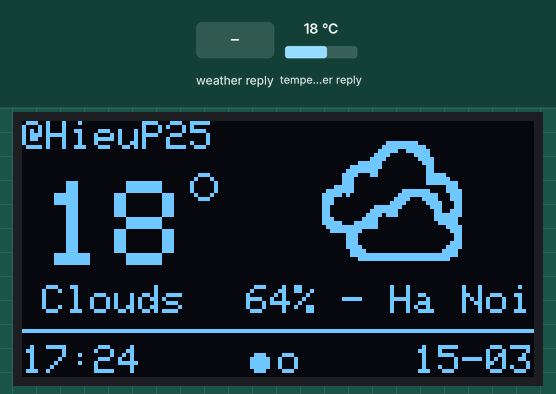
Simulated run of this sketch. Board: ESP32. On the bench: 128×64 one-colour display. The inputs (shaded band) are chosen by the test bench; at power-on: temperature in the weather reply 18 °C. WiFi joins after 1.5 s; servers stay silent unless stated; web services answer with replies made up by the test bench; what the sketch prints to the serial monitor is not drawn.

Above: at 2.7 s.
2.8 s: weather in the web reply set to Clear
At 22.9 s:
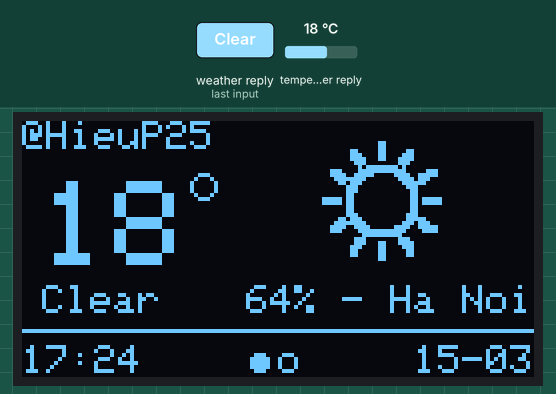
23.4 s: weather in the web reply set to Rain
At 42.9 s:
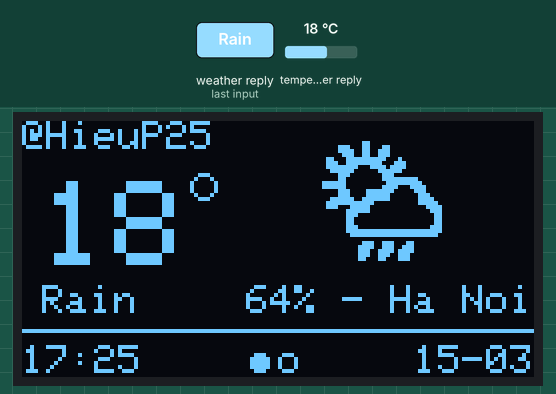
43.4 s: weather in the web reply set to Snow
At 63.0 s:
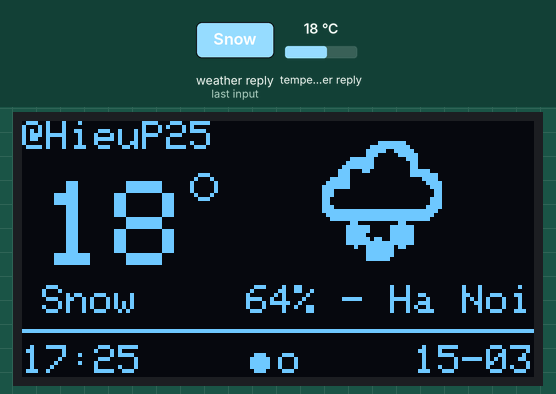
63.4 s: weather in the web reply set to Thunderstorm
At 88.0 s:
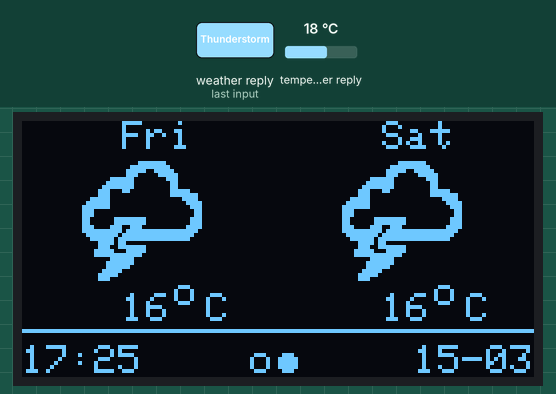
Timing chart, 0 to 89.5 s (numbered marks = the images above; inputs shaded):
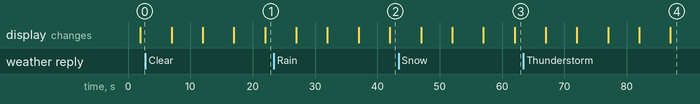

Measured:
- after the input at 2.8 s, the display: first differs from a run without the input after 19.2 s (image 1)
- after the input at 23.4 s, the display: first differs from a run without the input after 18.6 s (image 2)
- after the input at 43.4 s, the display: first differs from a run without the input after 18.6 s (image 3)
- after the input at 63.4 s, the display: first differs from a run without the input after 18.6 s (image 4 shows a later state)

The sketch:

OpenWeatherMap.ino
```cpp
/*RESPONSE EXAMPLE API
  {"coord":{"lon":105.8412,"lat":21.0245},"weather":[{"id":802,"main":"Clouds","description":"scattered clouds","icon":"03n"}],
  "base":"stations","main":{"temp":18,"feels_like":17.89,"temp_min":18,"temp_max":18,"pressure":1011,"humidity":78,"sea_level":1011,"grnd_level":1010},
  "visibility":10000,"wind":{"speed":4.67,"deg":136,"gust":9.29},"clouds":{"all":47},"dt":1709472231,
  "sys":{"type":1,"id":9308,"country":"VN","sunrise":1709421336,"sunset":1709463712},"timezone":25200,"id":1581130,"name":"Hanoi","cod":200}
*/
#include <TimeLib.h>
#include <string.h>
#include <ArduinoJson.h>
#include <Adafruit_GFX.h>
#include <Adafruit_SSD1306.h>
#include <HTTPClient.h>
#include "icon.h"

#define SCREEN_WIDTH 128      // OLED display width, in pixels
#define SCREEN_HEIGHT 64      // OLED display height, in pixels
#define OLED_RESET     -1     // Reset pin # (or -1 if sharing Arduino reset pin)
#define SCREEN_ADDRESS 0x3C   // See datasheet for Address

//String openWeatherMapApiKey = "REPLACE_WITH_YOUR_OPEN_WEATHER_MAP_API_KEY";
String openWeatherMapApiKey = "f15f17c31e98077943fb7bd900d5facc";
String city = "HaNoi";
const char* ssid = "TP-Link_0D5E";
const char* password = "93853767";

//char test1[] PROGMEM = R"=====({"coord":{"lon":105.8412,"lat":21.0245},"weather":[{"id":802,"main":"Clouds","description":"scattered clouds","icon":"50n"}],"base":"stations","main":{"temp":18,"feels_like":17.89,"temp_min":18,"temp_max":18,"pressure":1011,"humidity":78,"sea_level":1011,"grnd_level":1010},"visibility":10000,"wind":{"speed":4.67,"deg":136,"gust":9.29},"clouds":{"all":47},"dt":1709472231,"sys":{"type":1,"id":9308,"country":"VN","sunrise":1709421336,"sunset":1709463712},"timezone":25200,"id":1581130,"name":"Hanoi","cod":200})=====";
typedef struct pos {
  int16_t x;
  int16_t y;
};
typedef struct pos_element_tab_2 {
  pos icon[2];
  pos days[2];
  pos temp[2];
};
pos_element_tab_2 pos_el_tab2 = {
  {{15, 10}, {80, 10}},
  {{25, 0}, {90, 0}},
  {{25, 43}, {90, 43}}
};

typedef struct content_tab1 {
  bool          is_data;
  char          main[10]; // doc["weather"][0]["main"]
  char          icon[5];  // doc["weather"][0]["icon"]
  unsigned char temp;     // doc["main"]["temp"]
  unsigned char humi;     // doc["main"]["humidity"]
  unsigned long dt;       // doc["dt"] <=> time stamp
};
typedef struct content_tab2 {
  bool          is_data;
  char          arr_icon[2][4];
  unsigned char arr_temp[2];
  unsigned long arr_dt[2];
};
content_tab1 tab1;
content_tab2 tab2;
Adafruit_SSD1306 display(SCREEN_WIDTH, SCREEN_HEIGHT, &Wire, OLED_RESET);

unsigned long previousMillis_updateWeather = 20000;
unsigned long previousMillis_swTab = 5000;
const long interval_updateWeather = 20000;
const long interval_swTab = 5000;
byte tab_current = 2; // 1 and 2
void setup() {
  Serial.begin(115200);
  // SSD1306_SWITCHCAPVCC = generate display voltage from 3.3V internally
  if (!display.begin(SSD1306_SWITCHCAPVCC, SCREEN_ADDRESS)) {
    Serial.println(F("SSD1306 allocation failed"));
    for (;;); // Don't proceed, loop forever
  }
  WiFi.begin(ssid, password);
  while (WiFi.status() != WL_CONNECTED) {
    delay(500);
    Serial.print(".");
  }
  Serial.println("");
  Serial.println("WiFi connected");
  Serial.print("Camera at address: http://");
  Serial.println(WiFi.localIP());
  // Default
  tab1.is_data = false;
  tab2.is_data = false;
}
void timestamp_to_string(unsigned long ts, char* out) {
  time_t timestamp = ts + (7 * 3600); // múi giờ GMT+7
  struct tm *timeinfo;
  timeinfo = localtime(&timestamp);
  char buffer[30];
  strftime(buffer, 20, "%H:%M %d-%m %a", timeinfo);
  strcpy(out, buffer);
}

void draw_icon_tab1() {
  if (strncmp(tab1.icon, "01d", 3) == 0) {
    // show clear sky day
    display.drawBitmap(75, 5, clear_sky_d_bmp, W_CLEAR_SKY_D, H_CLEAR_SKY_D, SSD1306_WHITE);
  } else if (strncmp(tab1.icon, "01n", 3) == 0) {
    // show clear sky night
    display.drawBitmap(75, 5, clear_sky_n_bmp, W_CLEAR_SKY_N, H_CLEAR_SKY_N, SSD1306_WHITE);
  } else if (strncmp(tab1.icon, "02d", 3) == 0) {
    // show few clouds day
    display.drawBitmap(75, 5, few_cloud_d_bmp, W_FEW_COULD_D, H_FEW_COULD_D, SSD1306_WHITE);
  } else if (strncmp(tab1.icon, "02n", 3) == 0) {
    // show few clouds night
    display.drawBitmap(75, 5, few_cloud_n_bmp, W_FEW_COULD_N, H_FEW_COULD_N, SSD1306_WHITE);
  } else if (strncmp(tab1.icon, "03", 2) == 0) {
    // show few clouds day and night
    display.drawBitmap(68, 5, scattered_cloud_bmp, W_SCATTERED_COULD, H_SCATTERED_COULD, SSD1306_WHITE);
  } else if (strncmp(tab1.icon, "04", 2) == 0) {
    // show broken clouds day and night
    display.drawBitmap(75, 5, broken_cloud_bmp, W_BROKEN_COULD, H_BROKEN_COULD, SSD1306_WHITE);
  } else if (strncmp(tab1.icon, "09", 2) == 0) {
    // show shower rain day and night
    display.drawBitmap(75, 5, shower_rain_bmp, W_SHOWER_RAIN, H_SHOWER_RAIN, SSD1306_WHITE);
  } else if (strncmp(tab1.icon, "10d", 3) == 0) {
    // show shower rain day
    display.drawBitmap(75, 5, rain_d_bmp, W_RAIN_D, H_RAIN_D, SSD1306_WHITE);
  } else if (strncmp(tab1.icon, "10n", 3) == 0) {
    // show shower rain night
    display.drawBitmap(75, 5, rain_n_bmp, W_RAIN_N, H_RAIN_N, SSD1306_WHITE);
  } else if (strncmp(tab1.icon, "11", 2) == 0) {
    // show shower thunder day and night
    display.drawBitmap(75, 5, thunder_bmp, W_THUNDER, H_THUNDER, SSD1306_WHITE);
  } else if (strncmp(tab1.icon, "13", 2) == 0) {
    // show shower snow day and night
    display.drawBitmap(75, 5, snow_bmp, W_SNOW, H_SNOW, SSD1306_WHITE);
  } else if (strncmp(tab1.icon, "50", 2) == 0) {
    // show shower mist day and night
    display.drawBitmap(75, 5, mist_bmp, W_MIST, H_MIST, SSD1306_WHITE);
  }
}
void draw_tab2(int16_t index) {
  // show day
  char out_time[20] = {0};
  int16_t x_day = pos_el_tab2.days[index].x;
  int16_t y_day = pos_el_tab2.days[index].y;
  timestamp_to_string(tab2.arr_dt[index], out_time);
  char _day[4] = {0};
  sscanf(out_time, "%*s %*s %s", _day);
  display.setTextSize(1);
  display.setCursor(x_day, y_day);
  display.println(_day);
  Serial.println(_day);
  // show temp
  int16_t x_temp = pos_el_tab2.temp[index].x;
  int16_t y_temp = pos_el_tab2.temp[index].y;
  display.setTextSize(1);
  display.setCursor(x_temp, y_temp);
  display.println(tab2.arr_temp[index]);
  display.drawCircle(x_temp + 15, y_temp, 2, 1);
  display.setCursor(x_temp + 15 + 3 + 3, y_temp);
  display.println("C");
  // show icon
  const char* _icon = tab2.arr_icon[index];
  int16_t x_icon = pos_el_tab2.icon[index].x;
  int16_t y_icon = pos_el_tab2.icon[index].y;
  //  Serial.println(String(_icon) + String(" ") + String(x_icon) + String(" ") + String(y_icon));
  if (strncmp(_icon, "01d", 3) == 0) {
    // show clear sky day
    display.drawBitmap(x_icon, y_icon, clear_sky_d_bmp, W_CLEAR_SKY_D, H_CLEAR_SKY_D, SSD1306_WHITE);
  } else if (strncmp(_icon, "01n", 3) == 0) {
    // show clear sky night
    display.drawBitmap(x_icon, y_icon, clear_sky_n_bmp, W_CLEAR_SKY_N, H_CLEAR_SKY_N, SSD1306_WHITE);
  } else if (strncmp(_icon, "02d", 3) == 0) {
    // show few clouds day
    display.drawBitmap(x_icon, y_icon, few_cloud_d_bmp, W_FEW_COULD_D, H_FEW_COULD_D, SSD1306_WHITE);
  } else if (strncmp(_icon, "02n", 3) == 0) {
    // show few clouds night
    display.drawBitmap(x_icon, y_icon, few_cloud_n_bmp, W_FEW_COULD_N, H_FEW_COULD_N, SSD1306_WHITE);
  } else if (strncmp(_icon, "03", 2) == 0) {
    // show few clouds day and night
    display.drawBitmap(x_icon, y_icon, scattered_cloud_bmp, W_SCATTERED_COULD, H_SCATTERED_COULD, SSD1306_WHITE);
  } else if (strncmp(_icon, "04", 2) == 0) {
    // show broken clouds day and night
    display.drawBitmap(x_icon, y_icon, broken_cloud_bmp, W_BROKEN_COULD, H_BROKEN_COULD, SSD1306_WHITE);
  } else if (strncmp(_icon, "09", 2) == 0) {
    // show shower rain day and night
    display.drawBitmap(x_icon, y_icon, shower_rain_bmp, W_SHOWER_RAIN, H_SHOWER_RAIN, SSD1306_WHITE);
  } else if (strncmp(_icon, "10d", 3) == 0) {
    // show shower rain day
    display.drawBitmap(x_icon, y_icon, rain_d_bmp, W_RAIN_D, H_RAIN_D, SSD1306_WHITE);
  } else if (strncmp(_icon, "10n", 3) == 0) {
    // show shower rain night
    display.drawBitmap(x_icon, y_icon, rain_n_bmp, W_RAIN_N, H_RAIN_N, SSD1306_WHITE);
  } else if (strncmp(_icon, "11", 2) == 0) {
    // show shower thunder day and night
    display.drawBitmap(x_icon, y_icon, thunder_bmp, W_THUNDER, H_THUNDER, SSD1306_WHITE);
  } else if (strncmp(_icon, "13", 2) == 0) {
    // show shower snow day and night
    display.drawBitmap(x_icon, y_icon, snow_bmp, W_SNOW, H_SNOW, SSD1306_WHITE);
  } else if (strncmp(_icon, "50", 2) == 0) {
    // show shower mist day and night
    display.drawBitmap(x_icon, y_icon, mist_bmp, W_MIST, H_MIST, SSD1306_WHITE);
  }
}
void showTab1() {
  if (tab_current == 1 || !tab1.is_data) return;
  display.clearDisplay();
  /*Title*/
  display.setTextColor(SSD1306_WHITE);        // Draw white text
  display.setTextSize(1);             // Normal 1:1 pixel scale
  display.setCursor(0, 0);             // Start at top-left corner
  display.println(F("@HieuP25"));
  /*Show Time - Tab*/
  char out_time[20] = {0};
  timestamp_to_string(tab1.dt, out_time);
  char _time[6] = {0};
  char _date[6] = {0};
  //  Serial.println(out_time);
  sscanf(out_time, "%s %s", _time, _date);
  // show time
  display.setTextSize(1);
  display.drawFastHLine(0, 52, SCREEN_WIDTH, SSD1306_WHITE);
  display.setCursor(0, 56);
  display.println(_time);
  display.setCursor(SCREEN_WIDTH - strlen(_date) * 6, 56);
  display.println(_date);
  // show tab
  display.fillCircle(SCREEN_WIDTH / 2 - 5, 60, 2, SSD1306_WHITE);
  display.drawCircle(SCREEN_WIDTH / 2 + 2, 60, 2, SSD1306_WHITE);
  /*Show Temp*/
  display.setTextSize(3);
  display.setCursor(5, 15);
  display.println(tab1.temp);
  display.drawCircle(45, 16, 3, 1);
  /*Show main => weather[0]["main"]*/
  display.setTextSize(1);
  display.setCursor(5, 41);
  display.println(tab1.main);
  // drawBitmap(int16_t x, int16_t y, const uint8_t bitmap[], int16_t w, int16_t h, uint16_t color)
  /*Show Icon - Humi - City*/
  // show Icon
  draw_icon_tab1();
  // show City
  display.setTextSize(1);
  char city_humi[15] = {0};
  snprintf(city_humi, 15, "%d%% - %s", tab1.humi, "Ha Noi"); // maybe change City
  display.setCursor(128 - strlen(city_humi) * 6, 41);
  display.println(city_humi);
  // DONE - SHOW
  display.display();

}
void showTab2() {
  if (tab_current == 2 || !tab2.is_data) return;
  display.clearDisplay();
  //  /*Title*/
  display.setTextColor(SSD1306_WHITE);        // Draw white text
  display.setTextSize(1);             // Normal 1:1 pixel scale
  //  display.setCursor(0, 0);             // Start at top-left corner
  //  display.println(F("@HieuP25"));
  /*Show Time - Tab*/
  char out_time[20] = {0};
  timestamp_to_string(tab1.dt, out_time);
  char _time[6] = {0};
  char _date[6] = {0};
  //  Serial.println(out_time);
  sscanf(out_time, "%s %s", _time, _date);
  // show time
  display.setTextSize(1);
  display.drawFastHLine(0, 52, SCREEN_WIDTH, SSD1306_WHITE);
  display.setCursor(0, 56);
  display.println(_time);
  display.setCursor(SCREEN_WIDTH - strlen(_date) * 6, 56);
  display.println(_date);
  // show tab
  display.fillCircle(SCREEN_WIDTH / 2 + 2, 60, 2, SSD1306_WHITE);
  display.drawCircle(SCREEN_WIDTH / 2 - 5, 60, 2, SSD1306_WHITE);
  // Show forecast weather
  for (byte i = 0; i < 2; i++) {
    draw_tab2(i);
  }
  // DONE - SHOW
  display.display();
}
void updateWeather(DynamicJsonDocument& doc, byte num_tab) { // value num_tab 1 or 2
  if (num_tab == 1) {
    // Update tab1
    strncpy(tab1.main, doc["weather"][0]["main"].as<String>().c_str(), sizeof(tab1.main));
    strncpy(tab1.icon, doc["weather"][0]["icon"].as<String>().c_str(), sizeof(tab1.icon));
    tab1.temp = (int) doc["main"]["temp"].as<double>();
    tab1.humi = (int) doc["main"]["humidity"].as<double>();
    tab1.dt   = doc["dt"].as<unsigned long>();
    tab1.is_data = true;
  } else if (num_tab == 2) {
    // Update tab2
    // API sẽ lấy giá trị dự báo của 2 ngày,
    // Mỗi ngày chỉ lấy 1 thời điểm(thời gian) đầu tiên được dự báo (trừ 00:00:00)
    char first_day[11] = {0};
    sscanf(doc["list"][0]["dt_txt"].as<String>().c_str(), "%s %*s", first_day);
    strcpy(tab2.arr_icon[0], doc["list"][0]["weather"][0]["icon"].as<String>().c_str());
    tab2.arr_temp[0] = (int)doc["list"][0]["main"]["temp"].as<double>();
    tab2.arr_dt[0] = doc["list"][0]["dt"].as<unsigned long>();
    //    Serial.print("t1: ");
    //    Serial.println(tab2.arr_dt[0]);
    //    Serial.print("First day: ");
    //    Serial.println(first_day);
    int list_size = doc["list"].size();
    for (int i = 1; i < list_size; i++) {
      char _t_day[11] = {0};
      char _t_time[9] = {0};
      sscanf(doc["list"][i]["dt_txt"].as<String>().c_str(), "%s %s", _t_day, _t_time);
      Serial.println(_t_day);
      Serial.println(_t_time);
      if ((strcmp(first_day, _t_day) != 0) && (strcmp(_t_time, "00:00:00") != 0)) {
        //        Serial.print("Second day: ");
        //        Serial.println(_t_day);
        strcpy(tab2.arr_icon[1], doc["list"][i]["weather"][0]["icon"].as<String>().c_str());
        tab2.arr_temp[1] = (int)doc["list"][i]["main"]["temp"].as<double>();
        tab2.arr_dt[1] = doc["list"][i]["dt"].as<unsigned long>();
        //        Serial.print("t2: ");
        //        Serial.println(tab2.arr_dt[1]);
        break;
      }
    }
    tab2.is_data = true;
  }
  doc.clear();
}
String httpGETRequest(const char* serverName) {
  WiFiClient client;
  HTTPClient http;

  // Your Domain name with URL path or IP address with path
  http.begin(client, serverName);

  // Send HTTP POST request
  int httpResponseCode = http.GET();

  String payload = "{}";

  if (httpResponseCode > 0) {
    Serial.print("HTTP Response code: ");
    Serial.println(httpResponseCode);
    payload = http.getString();
  }
  else {
    Serial.print("Error code: ");
    Serial.println(httpResponseCode);
  }
  // Free resources
  http.end();

  return payload;
}
void loop() {
  unsigned long currentMillis = millis();
  // Kiểm tra nếu đã đủ thời gian timeout
  if (currentMillis - previousMillis_updateWeather >= interval_updateWeather) {
    previousMillis_updateWeather = currentMillis;
    {
      Serial.println(F("Get Weather Current!"));
      String serverPath = "http://api.openweathermap.org/data/2.5/weather?q=" + city  + "&appid=" + openWeatherMapApiKey + "&units=metric";
      String weather_current = httpGETRequest(serverPath.c_str());
      Serial.println(F("GET weather current:"));
      //      Serial.println(weather_current);
      // TODO get API
      DynamicJsonDocument doc(1024);
      DeserializationError error = deserializeJson(doc, weather_current);
      if (error) {
        Serial.println(String(F("deserializeJson() (weather_current) failed: ")) + String(error.c_str()));
      } else {
        updateWeather(doc, 1);
      }
    }
    {
      Serial.println(F("Get Weather Forecast!"));
      String serverPath = "http://api.openweathermap.org/data/2.5/forecast?q=" + city  + "&appid=" + openWeatherMapApiKey + "&units=metric" + "&cnt=16";
      String weather_forecast = httpGETRequest(serverPath.c_str());
      Serial.println(F("GET weather forecast:"));
      //      Serial.println(weather_forecast);
      // TODO get API
      DynamicJsonDocument doc(10000);
      DeserializationError error = deserializeJson(doc, weather_forecast);
      if (error) {
        Serial.println(String(F("deserializeJson() (weather_forecast) failed: ")) + String(error.c_str()));
      } else {
        updateWeather(doc, 2);
      }
    }
  }
  else if (currentMillis - previousMillis_swTab >= interval_swTab) {
    previousMillis_swTab = currentMillis;
    if (tab_current == 1) {
      Serial.println(F("Auto Show tab 2"));
      showTab2();
      tab_current = 2;
    } else {
      Serial.println(F("Auto Show tab 1"));
      showTab1();
      tab_current = 1;
    }
  }
}
```

Source omitted: icon.h (19837 bytes)
